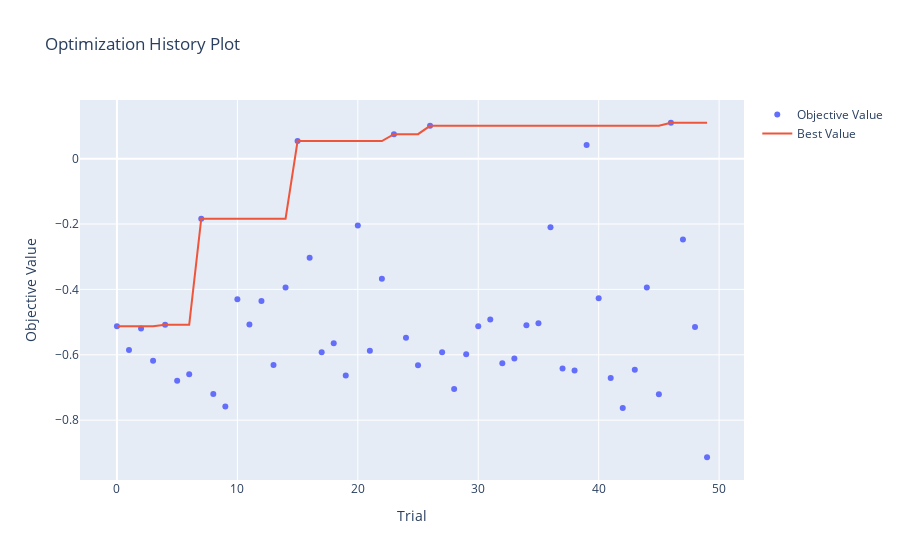

Notebook code cell kept with this figure:
### Code cell
optuna_viz.plot_optimization_history(study)
